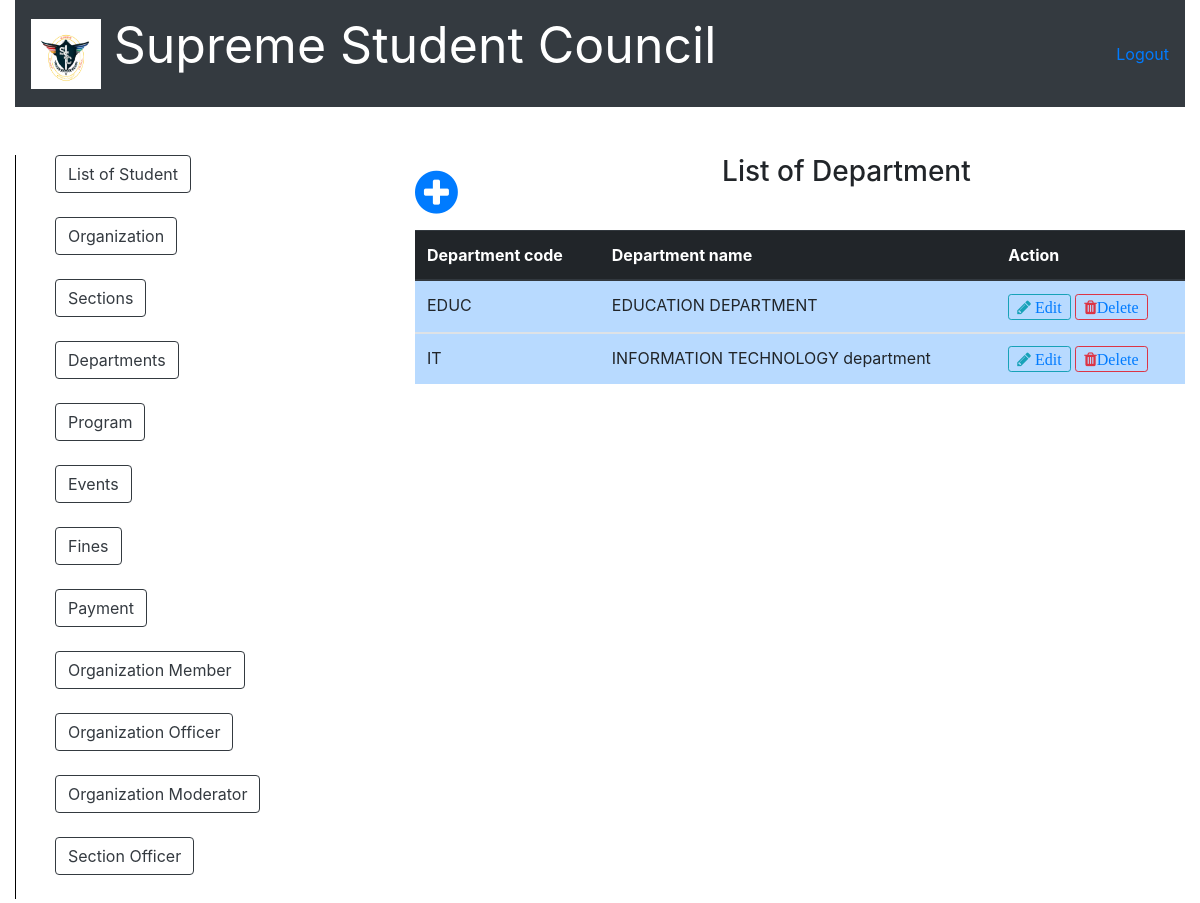
Before: /list_of_department.php with the older database file.
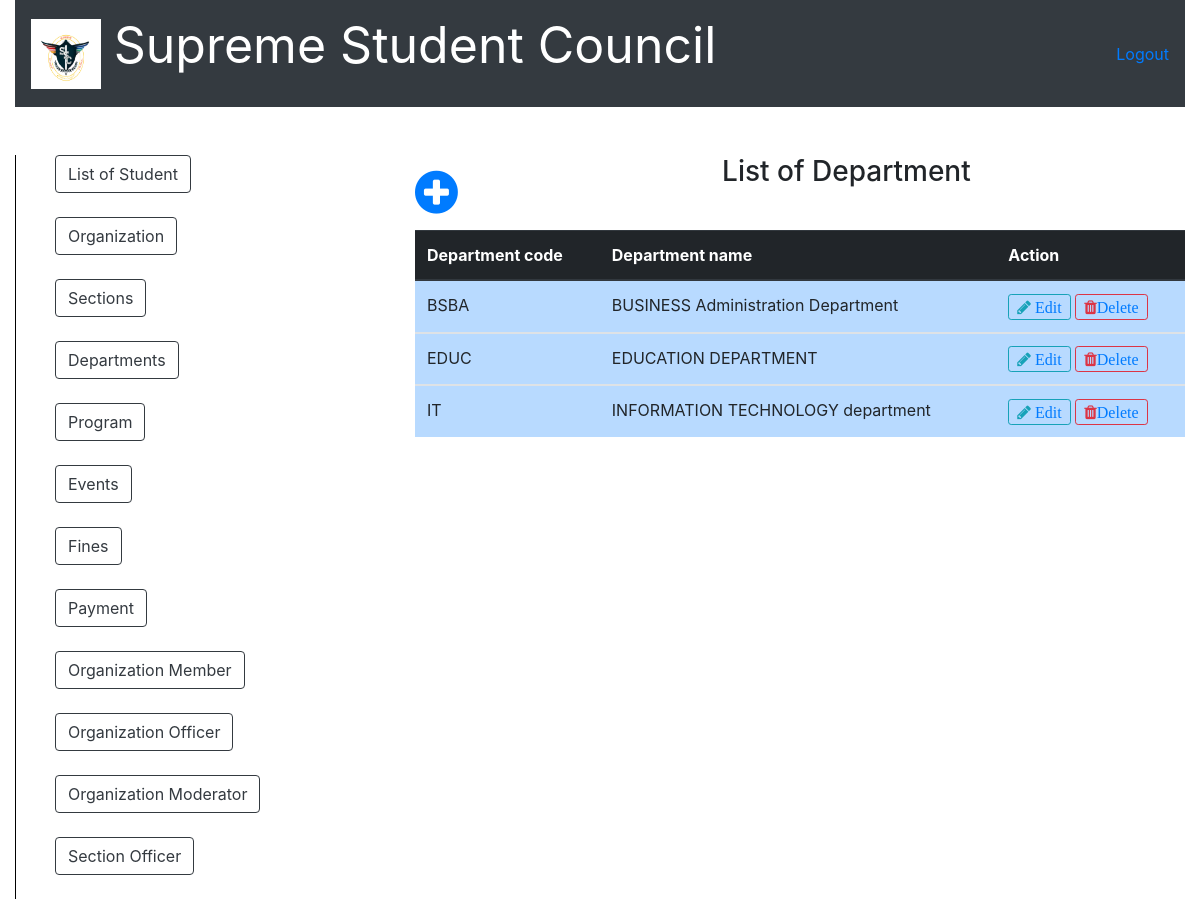
After: the same page with the newer database file.
### tables this page shows
CREATE TABLE `department` (
  `department_code` char(10) NOT NULL,
  `department_name` varchar(100) NOT NULL
);

### list_of_department.php (the view, shortened to what this page needs)
<?php include('server.php'); ?>
<!DOCTYPE html>
<html>
<head>
		<link rel="stylesheet" href="bootstrap/css/bootstrap.min.css">
		<link rel = "stylesheet" href = "font-awesome-4.7.0/font-awesome-4.7.0/css/font-awesome.min.css">
		<link href = "css/style.css" rel = "stylesheet" type = "text/css" >
</head>
<body>
	<div class="container-fluid">
		<nav class="navbar navbar-expand-lg navbar-dark bg-dark">
		   <a href = "index.php"><img src = "ssc.PNG" style=" height:70px; width:70px;"></a>
		  <div class="collapse navbar-collapse" id="navbarTogglerDemo03">
		    	</center><p style="color:white; font-size: 50px; margin-right: 400px;">Supreme Student Council<strong></strong></p>
		    	<a href="logout.php">Logout</a>
		  </div>
		</nav>
	</div>
	<br /><br />
	<div class="container-fluid">
		<div class="row">
			<div class="col-sm-2" >
				<div class="vertical_line">
				<ul style="list-style: none;">
					<li><a href = "list_of_student.php"><button type="button" class="btn btn-outline-dark">List of Student</button></a></li><br />
					<li><a href ="list_of_organization.php"><button type="button" class="btn btn-outline-dark">Organization</button></a></li><br />
					<li><a href ="list_of_section.php"><button type="button" class="btn btn-outline-dark">Sections</button></a></li><br />
					<li><a href ="list_of_department.php"><button type="button" class="btn btn-outline-dark">Departments</button></a></li><br />
					<li><a href ="list_of_program.php"><button type="button" class="btn btn-outline-dark">Program</button></a></li><br />
					<li><a href ="list_of_event.php"><button type="button" class="btn btn-outline-dark">Events</button></a></li><br />
					<li><a href ="fines.php"><button type="button" class="btn btn-outline-dark">Fines</button></a></li><br />
					<li><a href ="payment.php"><button type="button" class="btn btn-outline-dark">Payment</button></a></li><br />
					<li><a href ="list_of_organization_member.php"><button type="button" class="btn btn-outline-dark">Organization Member</button></a></li><br />
					<li><a href ="list_of_organization_officer.php"><button type="button" class="btn btn-outline-dark">Organization Officer</button></a></li><br />
					<li><a href ="list_of_organization_moderator.php"><button type="button" class="btn btn-outline-dark">Organization Moderator</button></a></li><br />
					<li><a href ="list_of_section_officer.php"><button type="button" class="btn btn-outline-dark">Section Officer</button></a></li><br />
				</ul>
				</div>
			</div>
			<div class="col-sm-2" >
			</div>
			<div class="col-sm-8">
				<a href = "add_new_department.php"><span style="float: left; font-size: 50px; margin-right: 50px;"><i class="fa fa-plus-circle" font-size = "50px"></i></span></a>
				<center><h3>List of Department</h3></center><br />
				<?php $results = mysqli_query($db, "SELECT * FROM department"); ?>
				<table class="table table-primary">
				  <thead class="thead-dark">
				    <tr>
				      <th scope="col">Department code</th>
				      <th scope="col">Department name</th>
				      <th scope="col">Action</th>
				    </tr>
				  </thead>
				  <?php while ($row = mysqli_fetch_array($results)){ ?>
				  <tbody>
				    <tr>
				      <td><?php echo $row['department_code']?></td>
				      <td><?php echo $row['department_name']?></td>
				      <td>
								<button type="button" class="btn btn-outline-info btn-sm fa fa-pencil"><a href="update_department.php?edit_1=<?php echo $row['department_code']; ?>"> Edit </a></button>
								<button type="button" class="btn btn-outline-danger  btn-sm fa fa-trash"><a href="server.php?del_1=<?php echo $row['department_code']; ?>">Delete</a></button>
					</td>
				    </tr>
				  </tbody>
				  <?php
  				  } ?>
				</table>
			</div>
		</div>
	</div>
</body>
</html>

Changed rows visible on the page:
added department: department_code "BSBA", department_name "BUSINESS Administration Department"
